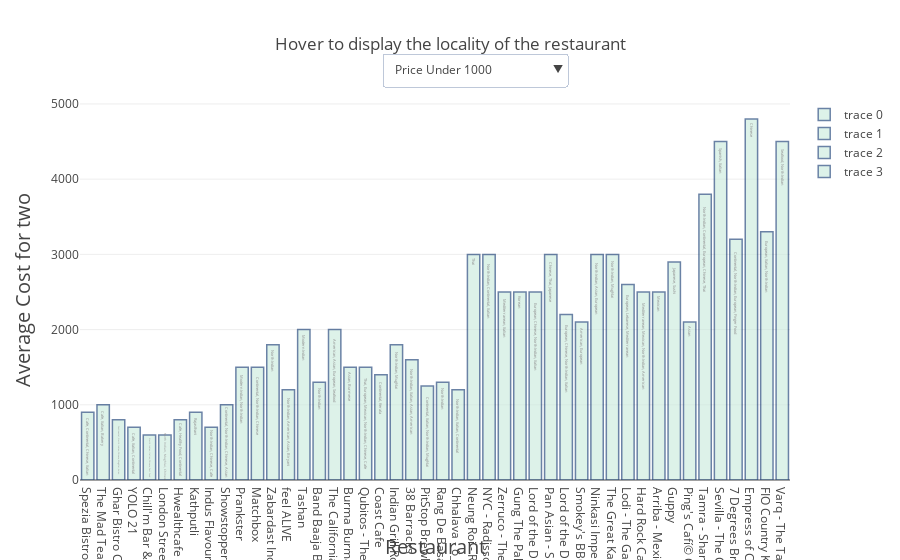

Here is the notebook cell this chart was saved with:
### Code cell
trace = [
    go.Bar(x = x_ax_1000,
          y = y_ax_1000,
          text = booking_cafe_1000.head(15)['Cuisines'],
          textposition='auto',
          marker = dict(color = 'rgb(200, 234, 220)',
                       line = dict(color='rgb(8, 48, 107)',
                                  width=1.5),
                       ),
          opacity=0.6,
        #hoverinfo="text",
           hovertext=booking_cafe_1000.head(15)['Locality Verbose'],
           #orientation="h",
          ),
    go.Bar(x = x_ax_1001,
          y = y_ax_1001,
          text = booking_cafe_1001.head(15)['Cuisines'],
          textposition='auto',
          marker = dict(color = 'rgb(200, 234, 220)',
                       line = dict(color='rgb(8, 48, 107)',
                                  width=1.5),
                       ),
          opacity=0.6,
        #hoverinfo="text",
           hovertext=booking_cafe_1001.head(15)['Locality Verbose'],
           #orientation="h",
          ),
    go.Bar(x = x_ax_2000,
          y = y_ax_2000,
          text = booking_cafe_2000.head(15)['Cuisines'],
          textposition='auto',
          marker = dict(color = 'rgb(200, 234, 220)',
                       line = dict(color='rgb(8, 48, 107)',
                                  width=1.5),
                       ),
          opacity=0.6,
        #hoverinfo="text",
           hovertext=booking_cafe_2000.head(15)['Locality Verbose'],
           #orientation="h",
          ),
    go.Bar(x = x_ax_3000,
          y = y_ax_3000,
          text = booking_cafe_3000.head(15)['Cuisines'],
          textposition='auto',
          marker = dict(color = 'rgb(200, 234, 220)',
                       line = dict(color='rgb(8, 48, 107)',
                                  width=1.5),
                       ),
          opacity=0.6,
        #hoverinfo="text",
           hovertext=booking_cafe_3000.head(15)['Locality Verbose'],
           #orientation="h",
          )
]
layout = go.Layout(title = "Hover to display the locality of the restaurant",
                  yaxis = dict(title="Average Cost for two",
                              titlefont=dict(size=20)),
                   xaxis = dict(title="Restaurant",
                               titlefont=dict(size=20),),
                  )
updatemenus = list([
    dict(
    buttons=list([
        dict(
            args = [{'visible': [True, False, False, False]}],
            label="Price Under 1000",
            method='update',
        ),
        dict(
            args = [{'visible': [False, True, False, False]}],
            label="Price range(1000 to 2000)",
            method='update',
        ),
        dict(
            args = [{'visible': [False, False, True, False]}],
            label="Price range(2000 to 3000)",
            method='update',
        ),
        dict(
            args = [{'visible': [False, False, False, True]}],
            label="Price Above 3000 ",
            method='update',
        ),
    ]),
        direction="down",
        pad = {'r':10, "t":10},
        showactive=True,
        x=0.7,
        y=1.15,
        yanchor='top',
    ),
])

#annotations = list([
#    dict(text='City: ', x=5.0, y=1.1, yref='paper', align='right', showarrow=False)
#])

layout['updatemenus'] = updatemenus
#layout['annotations'] = annotations

fig = dict(data=trace, layout=layout)
iplot(fig)

### Figure 1 — Plotly figure (JSON) as saved in the notebook; plotly's stock layout.template omitted (floating-point values rounded to 4 significant figures)
{"data": [{"hovertext": ["Delhi University-GTB Nagar, New Delhi", "DLF South Point Mall, Golf Course Road, Gurgaon", "Rajouri Garden, New Delhi", "Delhi University-GTB Nagar, New Delhi", "Kamla Nagar, New Delhi", "Rajinder Nagar, New Delhi", "Defence Colony, New Delhi", "Defence Colony, New Delhi", "Delhi University-GTB Nagar, New Delhi", "Rajouri Garden, New Delhi", "Safdarjung, New Delhi", "Satyaniketan, New Delhi", "Shahpur Jat, New Delhi"], "marker": {"color": "rgb(200, 234, 220)", "line": {"color": "rgb(8, 48, 107)", "width": 1.5}}, "opacity": 0.6, "text": ["Cafe, Continental, Chinese, Italian", "Cafe, Italian, Bakery", "Continental, North Indian, Chinese, Mughlai, Asian", "Cafe, Italian, Continental", "North Indian, Italian, Chinese, Fast Food", "North Indian, Mughlai, Chinese", "Cafe, Healthy Food, Continental", "Rajasthani", "North Indian, Chinese, Cafe", "Continental, North Indian, Chinese, Asian", "Pizza, Italian", "Cafe, Fast Food, Italian, Chinese", "Cafe, Bakery, Italian"], "textposition": "auto", "x": ["Spezia Bistro", "The Mad Teapot/The Wishing Chair", "Ghar Bistro Cafe", "YOLO 21", "Chill'm Bar & Cafe", "London Street Kitchen", "Hwealthcafe", "Kathputli", "Indus Flavour", "Showstopper"], "y": [900, 1000, 800, 700, 600, 600, 800, 900, 700, 1000], "type": "bar", "uid": "c10451dc-b053-11e8-844c-0242ac130008"}, {"hovertext": ["Sector 29, Gurgaon", "Sector 29, Gurgaon", "Connaught Place, New Delhi", "Sector 29, Gurgaon", "Greater Kailash (GK) 2, New Delhi", "Rajouri Garden, New Delhi", "Rajouri Garden, New Delhi", "Cyber Hub, DLF Cyber City, Gurgaon", "Rajouri Garden, New Delhi", "Hauz Khas Village, New Delhi", "Suncity Business Tower, Golf Course Road, Gurgaon", "Connaught Place, New Delhi", "Sector 29, Gurgaon", "Hauz Khas Village, New Delhi", "Greater Kailash (GK) 2, New Delhi"], "marker": {"color": "rgb(200, 234, 220)", "line": {"color": "rgb(8, 48, 107)", "width": 1.5}}, "opacity": 0.6, "text": ["Modern Indian, North Indian", "Continental, North Indian, Chinese", "North Indian", "North Indian, American, Asian, Biryani", "Modern Indian", "North Indian", "American, Asian, European, Seafood", "Asian, Burmese", "Thai, European, Mexican, North Indian, Chinese, Cafe", "Continental, Kerala", "North Indian, Mughlai", "North Indian, Italian, Asian, American", "Continental, Italian, North Indian, Mughlai", "North Indian", "North Indian, Italian, Continental"], "textposition": "auto", "x": ["Prankster", "Matchbox", "Zabardast Indian Kitchen", "feel ALIVE", "Tashan", "Band Baaja Baaraat", "The California Boulevard", "Burma Burma", "Qubitos - The Terrace Cafe", "Coast Cafe", "Indian Grill Room", "38 Barracks", "PitStop BrewPub", "Rang De Basanti Urban Dhaba", "Chhalava - ö__Lava"], "y": [1500, 1500, 1800, 1200, 2000, 1300, 2000, 1500, 1500, 1400, 1800, 1600, 1250, 1300, 1200], "type": "bar", "uid": "c10459b6-b053-11e8-844c-0242ac130008"}, {"hovertext": ["Radisson Blu Plaza Delhi, Mahipalpur, New Delhi", "Radisson Blu Plaza Delhi, Mahipalpur, New Delhi", "The Ashok, Chanakyapuri, New Delhi", "Sector 29, Gurgaon", "Epicuria Food Mall, Nehru Place, New Delhi", "Sheraton New Delhi Hotel, Saket, New Delhi", "Hauz Khas Village, New Delhi", "Khan Market, New Delhi", "DLF Star Mall, Sector 30, Gurgaon", "Radisson Blu Plaza Delhi, Mahipalpur, New Delhi", "Lodhi Road, New Delhi", "Cyber Hub, DLF Cyber City, Gurgaon", "The Village Restaurant Complex, Khel Gaon Marg, New Delhi", "Lodhi Colony, New Delhi", "Lodhi Colony, New Delhi"], "marker": {"color": "rgb(200, 234, 220)", "line": {"color": "rgb(8, 48, 107)", "width": 1.5}}, "opacity": 0.6, "text": ["Thai", "North Indian, Continental, Italian", "Mediterranean, Italian", "Korean", "European, Chinese, North Indian, Italian", "Chinese, Thai, Japanese", "European, Chinese, North Indian, Italian", "American, European", "North Indian, Asian, European", "North Indian, Mughlai", "European, Lebanese, Mediterranean", "Mediterranean, Mexican, North Indian, American", "Mexican", "Japanese, Sushi", "Asian"], "textposition": "auto", "x": ["Neung Roi - Radisson Blu Plaza Delhi", "NYC - Radisson Blu Plaza Delhi", "Zerruco - The Ashok", "Gung The Palace", "Lord of the Drinks Forum", "Pan Asian - Sheraton New Delhi Hotel", "Lord of the Drinks Meadow", "Smokey's BBQ and Grill", "Ninkasi Imperial Brews & Cookery", "The Great Kabab Factory - Radisson Blu Plaza Delhi", "Lodi - The Garden Restaurant", "Hard Rock Cafe", "Arriba - Mexican Grill & Tequileria", "Guppy", "Ping's Cafí© Orient"], "y": [3000, 3000, 2500, 2500, 2500, 3000, 2200, 2100, 3000, 3000, 2600, 2500, 2500, 2900, 2100], "type": "bar", "uid": "c1045b5a-b053-11e8-844c-0242ac130008"}, {"hovertext": ["Shangri La's - Eros hotel, Janpath, New Delhi", "The Claridges, Aurangzeb Road, New Delhi", "DLF South Point Mall, Golf Course Road, Gurgaon", "Eros Hotel, Nehru Place, New Delhi", "Garden of Five Senses, Saket, New Delhi", "The Taj Mahal Hotel, Mansingh Road, New Delhi"], "marker": {"color": "rgb(200, 234, 220)", "line": {"color": "rgb(8, 48, 107)", "width": 1.5}}, "opacity": 0.6, "text": ["North Indian, Continental, European, Chinese, Thai", "Spanish, Italian", "Continental, North Indian, European, Finger Food", "Chinese", "European, Italian, North Indian", "Seafood, North Indian"], "textposition": "auto", "x": ["Tamra - Shangri-La's - Eros Hotel", "Sevilla - The Claridges", "7 Degrees Brauhaus", "Empress of China - Eros Hotel", "FIO Country Kitchen and Bar", "Varq - The Taj Mahal Hotel"], "y": [3800, 4500, 3200, 4800, 3300, 4500], "type": "bar", "uid": "c1045c7c-b053-11e8-844c-0242ac130008"}], "layout": {"title": "Hover to display the locality of the restaurant", "updatemenus": [{"buttons": [{"args": [{"visible": [true, false, false, false]}], "label": "Price Under 1000", "method": "update"}, {"args": [{"visible": [false, true, false, false]}], "label": "Price range(1000 to 2000)", "method": "update"}, {"args": [{"visible": [false, false, true, false]}], "label": "Price range(2000 to 3000)", "method": "update"}, {"args": [{"visible": [false, false, false, true]}], "label": "Price Above 3000 ", "method": "update"}], "direction": "down", "pad": {"r": 10, "t": 10}, "showactive": true, "x": 0.7, "y": 1.15, "yanchor": "top"}], "xaxis": {"title": "Restaurant", "titlefont": {"size": 20}}, "yaxis": {"title": "Average Cost for two", "titlefont": {"size": 20}}}}
